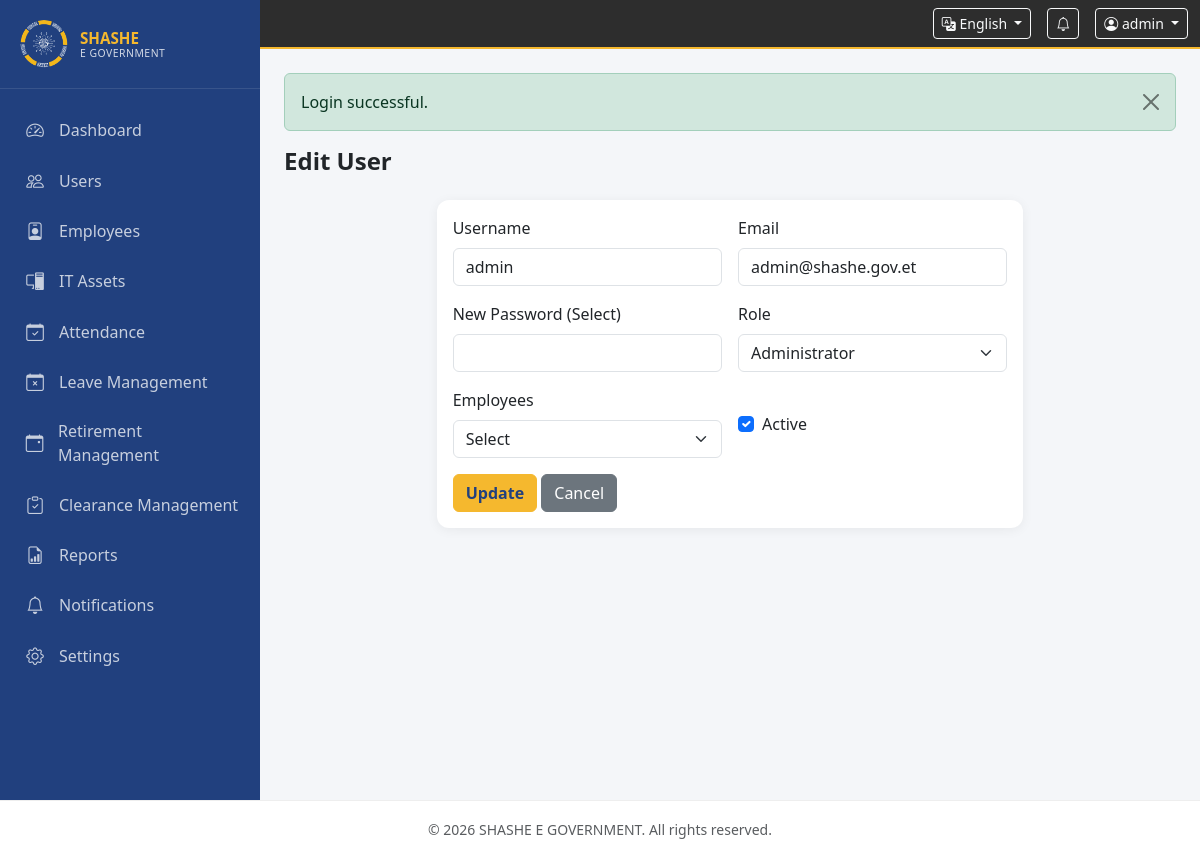
The app's page /modules/users/edit.php?id=1 (signed in) with its own data.
### tables this page shows
CREATE TABLE users (
    id INT UNSIGNED PRIMARY KEY AUTO_INCREMENT,
    username VARCHAR(50) NOT NULL UNIQUE,
    email VARCHAR(100) NOT NULL UNIQUE,
    password VARCHAR(255) NOT NULL,
    role_id TINYINT UNSIGNED NOT NULL,
    employee_id INT UNSIGNED DEFAULT NULL,
    is_active TINYINT(1) DEFAULT 1,
    last_login DATETIME DEFAULT NULL,
    created_at TIMESTAMP DEFAULT CURRENT_TIMESTAMP,
    updated_at TIMESTAMP DEFAULT CURRENT_TIMESTAMP ON UPDATE CURRENT_TIMESTAMP,
    FOREIGN KEY (role_id) REFERENCES roles (id)
);

CREATE TABLE roles (
    id TINYINT UNSIGNED PRIMARY KEY AUTO_INCREMENT,
    name VARCHAR(50) NOT NULL UNIQUE,
    slug VARCHAR(50) NOT NULL UNIQUE,
    description VARCHAR(255) DEFAULT NULL,
    created_at TIMESTAMP DEFAULT CURRENT_TIMESTAMP
);

### config/app.php (called while the page is built, shortened)
<?php
return [
    'name' => 'SHASHE E GOVERNMENT',
    'url' => 'http://localhost/shashemene-egevornment',
    'timezone' => 'Africa/Addis_Ababa',
    'locale' => 'en',
    'supported_locales' => ['en', 'or', 'am'],
    'locale_names' => [
        'en' => 'English',
        'or' => 'Afaan Oromoo',
        'am' => 'አማርኛ',
    ],
    'session_name' => 'SHASHE_EGOV_SESSION',
    'session_lifetime' => 7200,
    'csrf_token_name' => '_csrf_token',
    'max_upload_size' => 10 * 1024 * 1024,
    'allowed_upload_types' => [
        'pdf' => 'application/pdf',
        'doc' => 'application/msword',
        'docx' => 'application/vnd.openxmlformats-officedocument.wordprocessingml.document',
        'jpg' => 'image/jpeg',
        'jpeg' => 'image/jpeg',
        'png' => 'image/png',
    ],
    'roles' => [
        'admin' => 1,
        'hr' => 2,
        'it' => 3,
        'employee' => 4,
    ],
    'brand' => [
        'primary' => '#F5B82E',
        'dark' => '#1a1a1a',
    ],
    'jwt' => [
        'secret' => getenv('JWT_SECRET') ?: base64_encode(random_bytes(32)),
        'algorithm' => 'HS256',
        'expiration' => 7200,
        'issuer' => 'shashe-egovernment',
    ],
    'api' => [
        'cors_origins' => [
            'http://localhost:3000',
            'http://localhost:5173',
            'http://localhost:8080',
        ],
        'cors_methods' => ['GET', 'POST', 'PUT', 'DELETE', 'OPTIONS'],
        'cors_headers' => ['Content-Type', 'Authorization'],
        'cors_credentials' => true,
        'rate_limiting' => [
            'enabled' => true,
            'requests_per_minute' => 100,
            'login_attempts_per_hour' => 5,
        ],
    ],
];

### includes/auth.php (called while the page is built, shortened)
<?php
function currentUser(): ?array
{
    return $_SESSION['user'] ?? null;
}
function hasRole(string ...$roles): bool
{
    $user = currentUser();
    return in_array($user['role_slug'], $roles, true);
}
function getRoles(PDO $pdo): array
{
    return $pdo->query('SELECT id, name, slug FROM roles ORDER BY id')->fetchAll();
}

### includes/lang.php (called while the page is built, shortened)
<?php
$translations = [];
function loadTranslations(string $locale): void
{
    $file = __DIR__ . '/lang/' . $locale . '.php';
    $translations = require $file;
}
function __(string $key, array $replace = []): string
{
    global $translations;
    $text = $translations[$key] ?? $key;
    foreach ($replace as $search => $value) {
        $text = str_replace(':' . $search, (string) $value, $text);
    }
    return $text;
}

### modules/users/edit.php (the view, shortened to what this page needs)
<?php
require_once __DIR__ . '/../../includes/bootstrap.php';
$id = (int) ($_GET['id'] ?? 0);
$stmt = $pdo->prepare('SELECT * FROM users WHERE id = ?');
$stmt->execute([$id]);
$roles = getRoles($pdo);
require __DIR__ . '/../../includes/header.php';
?>
<div class="page-header"><h1><?= __('edit_user') ?></h1></div>
<div class="row justify-content-center"><div class="col-lg-8">
<div class="card"><div class="card-body">
    <form method="post"><?= csrfField() ?>
        <div class="row g-3">
            <div class="col-md-6"><label class="form-label"><?= __('username') ?></label><input type="text" name="username" class="form-control" required value="<?= e($user['username']) ?>"></div>
            <div class="col-md-6"><label class="form-label"><?= __('email') ?></label><input type="email" name="email" class="form-control" required value="<?= e($user['email']) ?>"></div>
            <div class="col-md-6"><label class="form-label"><?= __('new_password') ?> (<?= __('select') ?>)</label><input type="password" name="password" class="form-control" minlength="8"></div>
            <div class="col-md-6"><label class="form-label"><?= __('role') ?></label>
                <select name="role_id" class="form-select" required>
                    <?php foreach ($roles as $r): ?><option value="<?= (int) $r['id'] ?>"<?= (int) $r['id'] === (int) $user['role_id'] ? ' selected' : '' ?>><?= e($r['name']) ?></option><?php endforeach; ?>
                </select>
            </div>
            <div class="col-md-6"><label class="form-label"><?= __('employees') ?></label>
                <select name="employee_id" class="form-select"><option value=""><?= __('select') ?></option>
                </select>
            </div>
            <div class="col-md-6"><div class="form-check mt-4"><input type="checkbox" name="is_active" class="form-check-input" id="active"<?= $user['is_active'] ? ' checked' : '' ?>><label class="form-check-label" for="active"><?= __('is_active') ?></label></div></div>
        </div>
        <div class="mt-3"><button type="submit" class="btn btn-brand"><?= __('update') ?></button>
        <a href="<?= baseUrl('modules/users/index.php') ?>" class="btn btn-secondary"><?= __('cancel') ?></a></div>
    </form>
</div></div></div></div>
<?php require __DIR__ . '/../../includes/footer.php'; ?>

### includes/header.php (shortened to what this page needs)
<?php
$config = require __DIR__ . '/../config/app.php';
$bodyClass = $bodyClass ?? '';
$user = currentUser();
?>
<!DOCTYPE html>
<html lang="<?= e($locale ?? 'en') ?>" dir="ltr">
<head>
    <link href="https://cdn.jsdelivr.net/npm/bootstrap@5.3.3/dist/css/bootstrap.min.css" rel="stylesheet">
    <link href="https://cdn.jsdelivr.net/npm/bootstrap-icons@1.11.3/font/bootstrap-icons.min.css" rel="stylesheet">
    <link href="<?= assetUrl('css/style.css') ?>" rel="stylesheet">
</head>
<body class="<?= e($bodyClass) ?>">
<?php if ($user): ?>
<div class="app-wrapper">
    <?php require __DIR__ . '/sidebar.php'; ?>
    <div class="main-content">
        <nav class="topbar navbar navbar-dark">
            <div class="container-fluid">
                <div class="d-flex align-items-center ms-auto gap-3">
                    <div class="dropdown">
                        <button class="btn btn-sm btn-outline-light dropdown-toggle" data-bs-toggle="dropdown">
                            <i class="bi bi-translate"></i> <?= e($config['locale_names'][$locale] ?? 'EN') ?>
                        </button>
                    </div>
                    <a href="<?= baseUrl('modules/notifications/index.php') ?>" class="btn btn-sm btn-outline-light position-relative">
                        <i class="bi bi-bell"></i>
                    </a>
                    <div class="dropdown">
                        <button class="btn btn-sm btn-outline-light dropdown-toggle" data-bs-toggle="dropdown">
                            <i class="bi bi-person-circle"></i> <?= e($user['username']) ?>
                        </button>
                    </div>
                </div>
            </div>
        </nav>
        <main class="content-area p-3 p-md-4">
            <?= renderFlash() ?>
<?php else: ?>
<main>
<?php endif; ?>

### assets/css/style.css (style rules this page uses)
:root { --brand-primary: #F5B82E; --brand-dark: #21407e; --brand-dark-light: #2d2d2d; --sidebar-width: 260px; }
* { box-sizing: border-box; }
body { font-family: 'Segoe UI', system-ui, -apple-system, sans-serif; background: #f4f6f9; min-height: 100vh; }
.app-wrapper { display: flex; min-height: 100vh; }
.main-content { margin-left: var(--sidebar-width); flex: 1; display: flex; flex-direction: column; min-height: 100vh; }
.topbar { background: var(--brand-dark-light) !important; border-bottom: 2px solid var(--brand-primary); padding: 0.5rem 0; position: sticky; top: 0; z-index: 1030; }
.content-area { flex: 1; }
.page-header { margin-bottom: 1.5rem; }
.page-header h1 { font-size: 1.5rem; font-weight: 600; margin: 0; }
.card { border: none; border-radius: 12px; box-shadow: 0 2px 12px rgba(0,0,0,0.06); }
.btn-brand { background: var(--brand-primary); border-color: var(--brand-primary); color: var(--brand-dark); font-weight: 600; }

### records on screen
users: username "admin", email "admin@shashe.gov.et", role_id "Administrator", is_active "☑"

### other values on screen
$item['label'] "Dashboard"
$item['label'] "Users"
$item['label'] "Employees"
$item['label'] "IT Assets"
$item['label'] "Attendance"
$item['label'] "Leave Management"
$item['label'] "Retirement Management"
$item['label'] "Clearance Management"
$item['label'] "Reports"
$item['label'] "Notifications"
$item['label'] "Settings"
$config['locale_names'][$locale] "English"
$msg "Login successful."
__('edit_user') "Edit User"
__('username') "Username"
